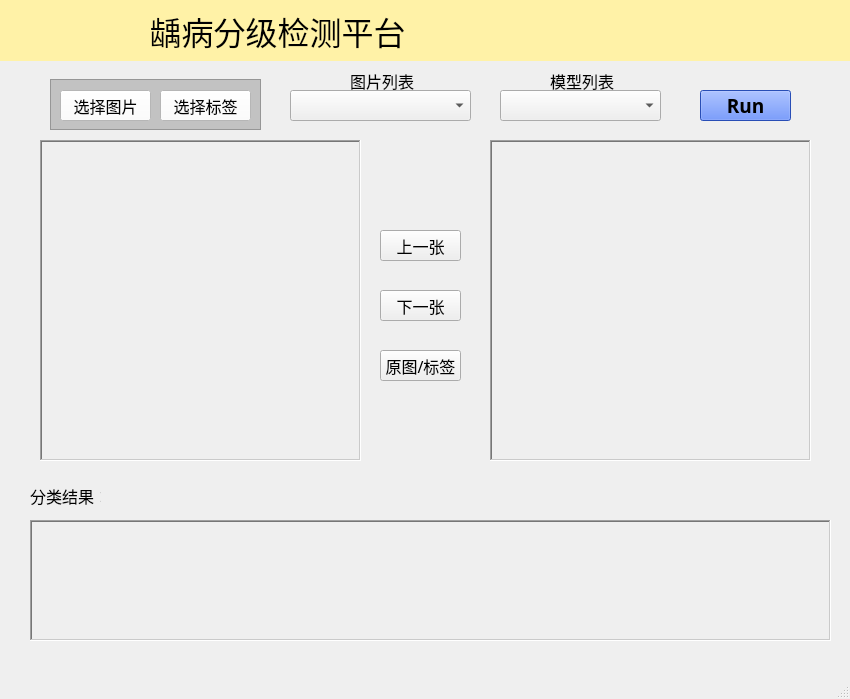
<?xml version="1.0" encoding="UTF-8"?>
<ui version="4.0">
 <class>MainWindow</class>
 <widget class="QMainWindow" name="MainWindow">
  <property name="enabled">
   <bool>true</bool>
  </property>
  <property name="geometry">
   <rect>
    <x>0</x>
    <y>0</y>
    <width>850</width>
    <height>699</height>
   </rect>
  </property>
  <property name="minimumSize">
   <size>
    <width>850</width>
    <height>699</height>
   </size>
  </property>
  <property name="maximumSize">
   <size>
    <width>850</width>
    <height>699</height>
   </size>
  </property>
  <property name="windowTitle">
   <string>MainWindow</string>
  </property>
  <widget class="QWidget" name="centralwidget">
   <widget class="QPushButton" name="run_button">
    <property name="geometry">
     <rect>
      <x>700</x>
      <y>90</y>
      <width>91</width>
      <height>31</height>
     </rect>
    </property>
    <property name="font">
     <font>
      <family>Arial Black</family>
      <pointsize>14</pointsize>
      <weight>75</weight>
      <bold>true</bold>
     </font>
    </property>
    <property name="styleSheet">
     <string notr="true">background:rgb(56, 109, 255)</string>
    </property>
    <property name="text">
     <string>Run</string>
    </property>
   </widget>
   <widget class="QFrame" name="background_1">
    <property name="geometry">
     <rect>
      <x>40</x>
      <y>140</y>
      <width>321</width>
      <height>321</height>
     </rect>
    </property>
    <property name="frameShape">
     <enum>QFrame::WinPanel</enum>
    </property>
    <property name="frameShadow">
     <enum>QFrame::Sunken</enum>
    </property>
    <property name="lineWidth">
     <number>5</number>
    </property>
    <property name="midLineWidth">
     <number>2</number>
    </property>
    <widget class="QLabel" name="input_show">
     <property name="geometry">
      <rect>
       <x>10</x>
       <y>10</y>
       <width>300</width>
       <height>300</height>
      </rect>
     </property>
     <property name="text">
      <string/>
     </property>
    </widget>
   </widget>
   <widget class="QPushButton" name="open_fold">
    <property name="geometry">
     <rect>
      <x>60</x>
      <y>90</y>
      <width>91</width>
      <height>31</height>
     </rect>
    </property>
    <property name="font">
     <font>
      <family>Consolas-with-Yahei</family>
      <pointsize>12</pointsize>
     </font>
    </property>
    <property name="styleSheet">
     <string notr="true">background-color: rgb(255, 255, 255);</string>
    </property>
    <property name="text">
     <string>选择图片</string>
    </property>
    <property name="autoDefault">
     <bool>false</bool>
    </property>
   </widget>
   <widget class="QComboBox" name="img_list">
    <property name="geometry">
     <rect>
      <x>290</x>
      <y>90</y>
      <width>181</width>
      <height>31</height>
     </rect>
    </property>
    <property name="font">
     <font>
      <family>Consolas-with-Yahei</family>
      <pointsize>12</pointsize>
     </font>
    </property>
   </widget>
   <widget class="QFrame" name="background_3">
    <property name="geometry">
     <rect>
      <x>30</x>
      <y>520</y>
      <width>801</width>
      <height>121</height>
     </rect>
    </property>
    <property name="frameShape">
     <enum>QFrame::WinPanel</enum>
    </property>
    <property name="frameShadow">
     <enum>QFrame::Sunken</enum>
    </property>
    <property name="lineWidth">
     <number>5</number>
    </property>
    <property name="midLineWidth">
     <number>2</number>
    </property>
    <widget class="QLabel" name="result_show">
     <property name="geometry">
      <rect>
       <x>10</x>
       <y>10</y>
       <width>781</width>
       <height>101</height>
      </rect>
     </property>
     <property name="font">
      <font>
       <family>Consolas-with-Yahei</family>
       <pointsize>10</pointsize>
      </font>
     </property>
     <property name="text">
      <string/>
     </property>
    </widget>
   </widget>
   <widget class="QLabel" name="label_4">
    <property name="geometry">
     <rect>
      <x>30</x>
      <y>480</y>
      <width>71</width>
      <height>31</height>
     </rect>
    </property>
    <property name="font">
     <font>
      <family>黑体</family>
      <pointsize>12</pointsize>
     </font>
    </property>
    <property name="text">
     <string>分类结果：</string>
    </property>
   </widget>
   <widget class="QComboBox" name="model_list">
    <property name="geometry">
     <rect>
      <x>500</x>
      <y>90</y>
      <width>161</width>
      <height>31</height>
     </rect>
    </property>
    <property name="font">
     <font>
      <family>Consolas-with-Yahei</family>
      <pointsize>12</pointsize>
     </font>
    </property>
    <property name="currentText">
     <string/>
    </property>
   </widget>
   <widget class="QLabel" name="title">
    <property name="geometry">
     <rect>
      <x>0</x>
      <y>0</y>
      <width>861</width>
      <height>61</height>
     </rect>
    </property>
    <property name="font">
     <font>
      <family>黑体</family>
      <pointsize>24</pointsize>
     </font>
    </property>
    <property name="mouseTracking">
     <bool>false</bool>
    </property>
    <property name="styleSheet">
     <string notr="true">background:rgb(255, 242, 167)</string>
    </property>
    <property name="text">
     <string>                  龋病分级检测平台</string>
    </property>
   </widget>
   <widget class="QFrame" name="background_2">
    <property name="geometry">
     <rect>
      <x>490</x>
      <y>140</y>
      <width>321</width>
      <height>321</height>
     </rect>
    </property>
    <property name="frameShape">
     <enum>QFrame::WinPanel</enum>
    </property>
    <property name="frameShadow">
     <enum>QFrame::Sunken</enum>
    </property>
    <property name="lineWidth">
     <number>5</number>
    </property>
    <property name="midLineWidth">
     <number>2</number>
    </property>
    <widget class="QLabel" name="output_show">
     <property name="geometry">
      <rect>
       <x>10</x>
       <y>10</y>
       <width>300</width>
       <height>300</height>
      </rect>
     </property>
     <property name="text">
      <string/>
     </property>
    </widget>
   </widget>
   <widget class="QPushButton" name="pre_img_button">
    <property name="geometry">
     <rect>
      <x>380</x>
      <y>230</y>
      <width>81</width>
      <height>31</height>
     </rect>
    </property>
    <property name="font">
     <font>
      <family>Agency FB</family>
      <pointsize>12</pointsize>
     </font>
    </property>
    <property name="text">
     <string>上一张</string>
    </property>
   </widget>
   <widget class="QPushButton" name="next_img_button">
    <property name="geometry">
     <rect>
      <x>380</x>
      <y>290</y>
      <width>81</width>
      <height>31</height>
     </rect>
    </property>
    <property name="font">
     <font>
      <family>Agency FB</family>
      <pointsize>12</pointsize>
     </font>
    </property>
    <property name="text">
     <string>下一张</string>
    </property>
   </widget>
   <widget class="QPushButton" name="switch_show">
    <property name="geometry">
     <rect>
      <x>380</x>
      <y>350</y>
      <width>81</width>
      <height>31</height>
     </rect>
    </property>
    <property name="font">
     <font>
      <family>Agency FB</family>
      <pointsize>12</pointsize>
     </font>
    </property>
    <property name="text">
     <string>原图/标签</string>
    </property>
   </widget>
   <widget class="QLabel" name="label_8">
    <property name="geometry">
     <rect>
      <x>350</x>
      <y>60</y>
      <width>71</width>
      <height>41</height>
     </rect>
    </property>
    <property name="font">
     <font>
      <family>黑体</family>
      <pointsize>12</pointsize>
     </font>
    </property>
    <property name="text">
     <string>图片列表</string>
    </property>
   </widget>
   <widget class="QLabel" name="label_9">
    <property name="geometry">
     <rect>
      <x>550</x>
      <y>60</y>
      <width>71</width>
      <height>41</height>
     </rect>
    </property>
    <property name="font">
     <font>
      <family>黑体</family>
      <pointsize>12</pointsize>
     </font>
    </property>
    <property name="text">
     <string>模型列表</string>
    </property>
   </widget>
   <widget class="QPushButton" name="open_mask">
    <property name="geometry">
     <rect>
      <x>160</x>
      <y>90</y>
      <width>91</width>
      <height>31</height>
     </rect>
    </property>
    <property name="font">
     <font>
      <family>Consolas-with-Yahei</family>
      <pointsize>12</pointsize>
     </font>
    </property>
    <property name="styleSheet">
     <string notr="true">background-color: rgb(255, 255, 255);</string>
    </property>
    <property name="text">
     <string>选择标签</string>
    </property>
    <property name="autoDefault">
     <bool>false</bool>
    </property>
   </widget>
   <widget class="QFrame" name="frame">
    <property name="geometry">
     <rect>
      <x>50</x>
      <y>79</y>
      <width>211</width>
      <height>51</height>
     </rect>
    </property>
    <property name="styleSheet">
     <string notr="true">background-color: rgb(194, 194, 194);</string>
    </property>
    <property name="frameShape">
     <enum>QFrame::StyledPanel</enum>
    </property>
    <property name="frameShadow">
     <enum>QFrame::Raised</enum>
    </property>
   </widget>
   <zorder>frame</zorder>
   <zorder>run_button</zorder>
   <zorder>background_1</zorder>
   <zorder>open_fold</zorder>
   <zorder>img_list</zorder>
   <zorder>background_3</zorder>
   <zorder>label_4</zorder>
   <zorder>model_list</zorder>
   <zorder>title</zorder>
   <zorder>background_2</zorder>
   <zorder>pre_img_button</zorder>
   <zorder>next_img_button</zorder>
   <zorder>switch_show</zorder>
   <zorder>label_8</zorder>
   <zorder>label_9</zorder>
   <zorder>open_mask</zorder>
  </widget>
  <widget class="QMenuBar" name="menubar">
   <property name="geometry">
    <rect>
     <x>0</x>
     <y>0</y>
     <width>850</width>
     <height>23</height>
    </rect>
   </property>
  </widget>
  <widget class="QStatusBar" name="statusbar"/>
 </widget>
 <resources/>
 <connections/>
</ui>
